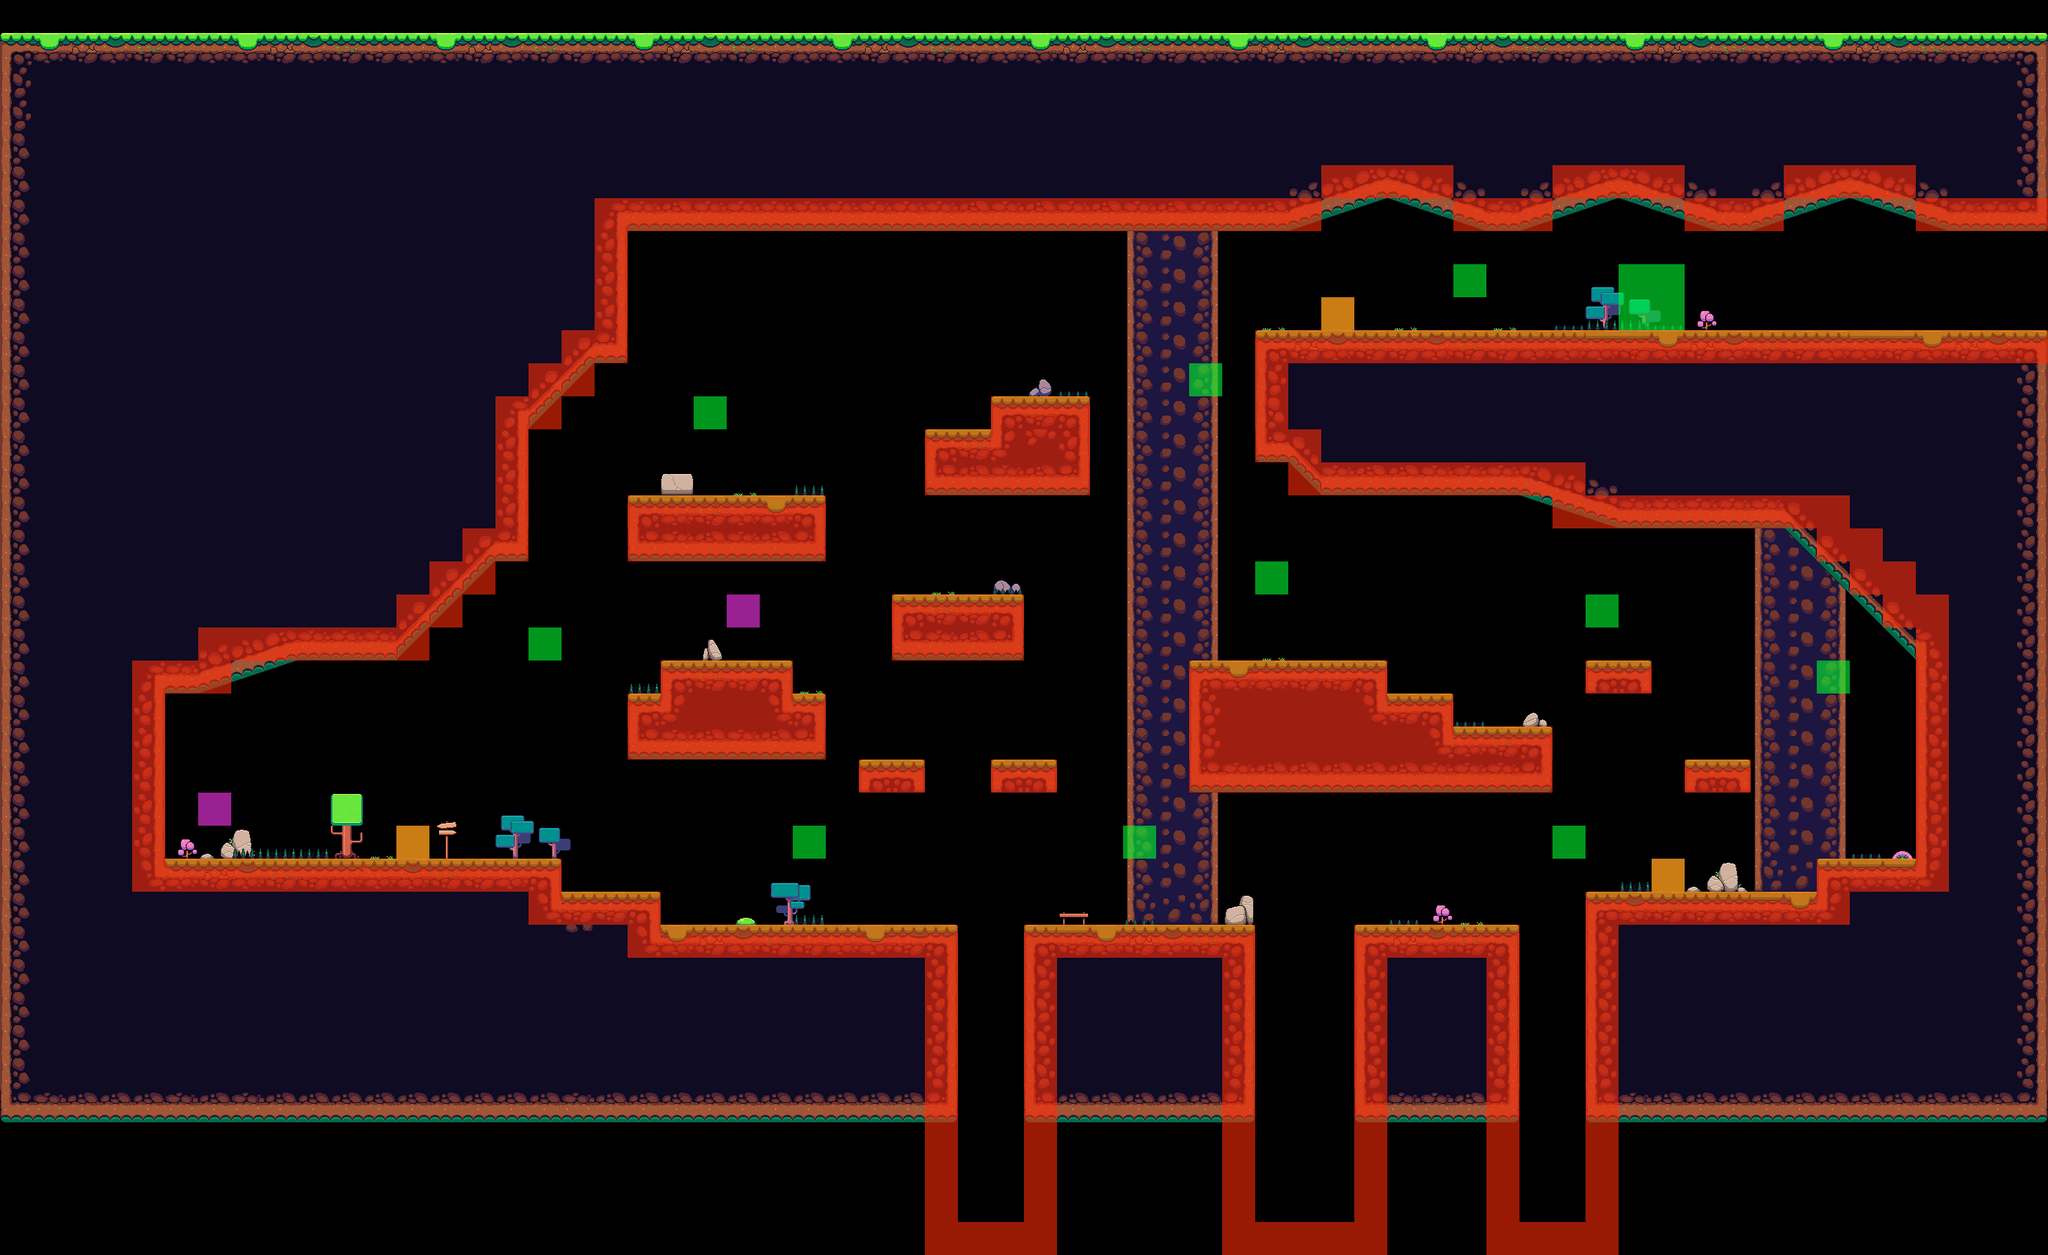

Tiled map render using the project's own tile images. Description and the map definition, with tile-layer contents summarised, below:
An orthogonal 62x38 tile map with 48x48 px tiles, 4 tile layers (Decorcion, Tiles, Collisions, Collectables), 4 tilesets.

<map version="1.4" tiledversion="1.4.2" orientation="orthogonal" renderorder="right-down" width="62" height="38" tilewidth="48" tileheight="48" infinite="0" nextlayerid="5" nextobjectid="1">
 <tileset firstgid="1" name="Nature_environment_02" tilewidth="48" tileheight="48" tilecount="154" columns="22">
  <image source="nature_environment_02.png" width="1056" height="336" />
 </tileset>
 <tileset firstgid="155" name="Nature_props_02" tilewidth="48" tileheight="48" tilecount="104" columns="13">
  <image source="nature_props_02.png" width="624" height="400" />
 </tileset>
 <tileset firstgid="259" name="Collisions" tilewidth="48" tileheight="48" tilecount="4" columns="4">
  <image source="collisions_2.png" trans="ffffff" width="192" height="48" />
 </tileset>
 <tileset firstgid="263" name="Collectables" tilewidth="48" tileheight="48" tilecount="4" columns="4">
  <image source="collisions_2.png" trans="ffffff" width="192" height="48" />
 </tileset>
 <layer id="2" name="Decorcion" width="62" height="38">
  <properties>
   <property name="Nodraw" type="int" value="0" />
  </properties>
  <data>[2356 cells, 142 non-empty, 35 distinct tile ids]</data>
 </layer>
 <layer id="1" name="Tiles" width="62" height="38">
  <properties>
   <property name="Nodraw" type="int" value="0" />
  </properties>
  <data>[2356 cells, 1305 non-empty, 49 distinct tile ids]</data>
 </layer>
 <layer id="3" name="Collisions" width="62" height="38">
  <properties>
   <property name="Nodraw" type="int" value="1" />
  </properties>
  <data>[2356 cells, 349 non-empty, 3 distinct tile ids]</data>
 </layer>
 <layer id="4" name="Collectables" width="62" height="38">
  <properties>
   <property name="Nodraw" type="int" value="1" />
  </properties>
  <data>[2356 cells, 12 non-empty, 2 distinct tile ids]</data>
 </layer>
</map>
